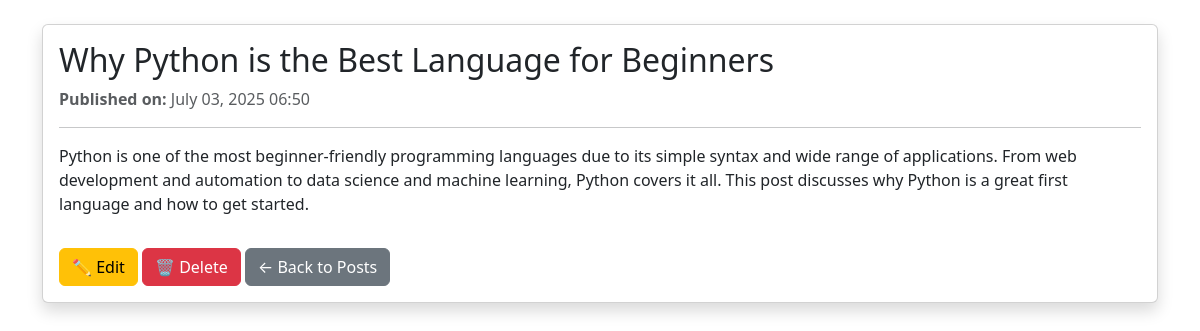
Page /post/6/ on the committed database.
### blog/models.py (models this page shows, shortened)
class Post(models.Model):
    title = models.CharField(max_length=200)
    content = models.TextField()
    published = models.DateTimeField(auto_now_add=True)
    created_at = models.DateTimeField(auto_now_add=True)

### blog/views.py (the view)
# urls.py: path('post/<int:pk>/', PostDetailView.as_view(), name='post_detail'),
class PostDetailView(DetailView):
    model = Post
    template_name = 'blog/post_detail.html'
    context_object_name = 'post'

### blog/templates/blog/post_detail.html (shortened to what this page needs)
{% extends 'blog/base.html' %}
{% block content %}
<div class="container mt-4">
    <div class="card shadow">
        <div class="card-body">
            <h2 class="card-title">{{ post.title }}</h2>
            <p class="text-muted">
                <strong>Published on:</strong> {{ post.created_at|date:"F d, Y H:i" }}
            </p>
            <hr>
            <p class="card-text">{{ post.content }}</p>
            <a href="{% url 'post_edit' post.pk %}" class="btn btn-warning mt-3">✏️ Edit</a>
            <a href="{% url 'post_delete' post.pk %}" class="btn btn-danger mt-3">🗑️ Delete</a>
            <a href="{% url 'post_list' %}" class="btn btn-secondary mt-3">← Back to Posts</a>
        </div>
    </div>
</div>
{% endblock %}

### rows in the picture
Post: title "Why Python is the Best Language for Beginners", created_at "July 03, 2025 06:50", content "Python is one of the most beginner-friendly programming languages due to its simple syntax and wide range of applications. From web development and automation to data science and machine learning, Python covers it all. This post discusses why Python is a great first language and how to get started."
